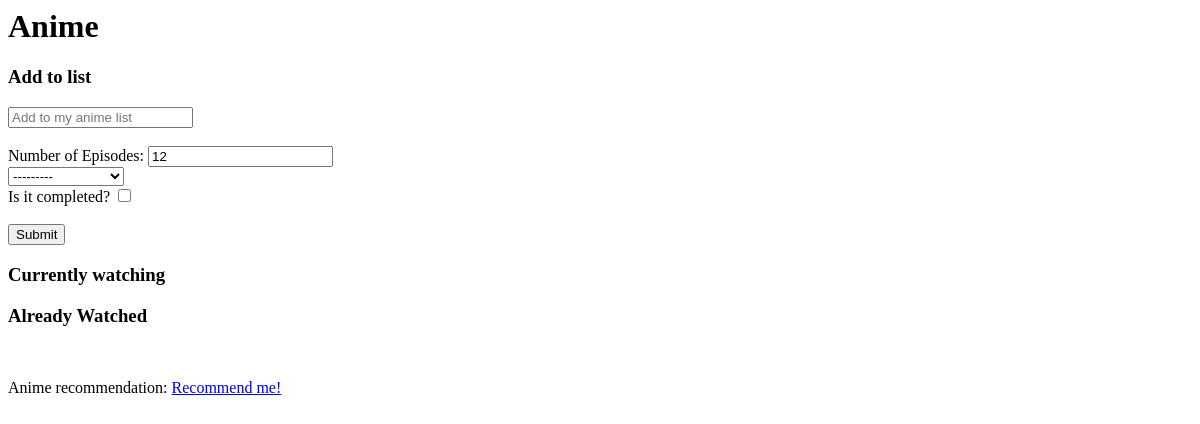
/, run on an earlier commit of the app's database.
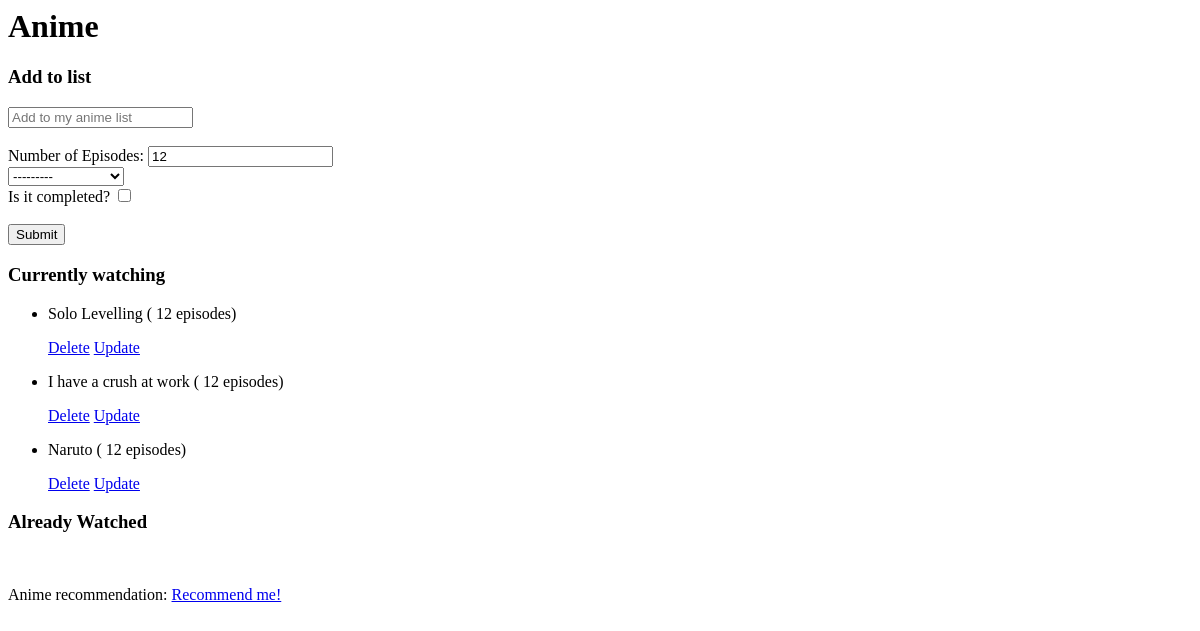
And on a later commit of the database.
### anime_list/models.py (models this page shows)
class Anime(models.Model):
   ANIME_GENRE = (
    ("ACTION", "Action"),
    ("ADVENTURE", "Adventure"),
    ("COMEDY", "Comedy"),
    ("DRAMA", "Drama"),
    ("FANTASY", "Fantasy"),
    ("HORROR", "Horror"),
    ("MAGIC", "Magic"),
    ("MECHA", "Mecha"),
    ("MYSTERY", "Mystery"),
    ("PSYCHOLOGICAL", "Psychological"),
    ("ROMANCE", "Romance"),
    ("SCI_FI", "Sci-Fi"),
    ("SLICE_OF_LIFE", "Slice of Life"),
    ("SPORTS", "Sports"),
    ("SUPERNATURAL", "Supernatural"),
    ("THRILLER", "Thriller"),
    ("HISTORICAL", "Historical"),
    ("MARTIAL_ARTS", "Martial Arts"),
    ("MUSIC", "Music"),
    ("PARODY", "Parody"),
    ("GAME", "Game"),
    ("DEMONS", "Demons"),
    ("SHOUNEN", "Shounen"),
    ("SHOUJO", "Shoujo"),
    ("SEINEN", "Seinen"),
    ("JOSEI", "Josei"),
    ("HAREM", "Harem"),
    ("REVERSE_HAREM", "Reverse Harem"),
    ("MILITARY", "Military"),
    ("VAMPIRE", "Vampire"),
    ("POLICE", "Police"),
    ("SAMURAI", "Samurai"),
    ("KIDS", "Kids"),
    )
   title = models.CharField(max_length=1000)
   genre = MultiSelectField(max_length=200,
                  choices=ANIME_GENRE)
   num_ep = models.IntegerField(default=12)
   completed = models.BooleanField()
   def __str__(self):
      return self.title

### anime_list/views.py (the view)
# urls.py: path('', views.index, name="home"),
def index(request):
    form = AnimeForm()
    anime = Anime.objects.all()
    if request.method == 'POST':
        form = AnimeForm(request.POST)
        if form.is_valid():
            form.save()
    context = {"animes": anime, "AnimeForm": form}
    return render(request, 'home.html', context)

### anime_list/forms.py
class AnimeForm(forms.ModelForm):
    title = forms.CharField(widget=forms.TextInput(attrs={'placeholder': 'Add to my anime list'}))
    class Meta:
        model = Anime
        fields = "__all__"

### anime_list/templates/home.html (shortened to what this page needs)
<h1>Anime</h1>
<h3>Add to list</h3>
<form method='POST' action='/'>
    {{AnimeForm.title}}<br> <br>
    Number of Episodes: {{AnimeForm.num_ep}}<br>
    {{AnimeForm.genre}}<br>
    Is it completed? {{AnimeForm.completed}} <br><br>
    <input class="btn" type="submit" name="add anime">
</form>
<h3>Currently watching</h3>
{% for anime in animes %}
    {% if anime.completed == False %}
        <ul>
            <li><p>  {{anime}} ( {{anime.num_ep}} episodes) <p>
                <a href="{% url 'delete-anime' anime.id %}"> Delete</a>
                <a href="{% url 'update-anime' anime.id %}"> Update</a>
            </li>
        </ul>
    {% endif %}
{% endfor %}
<break>
<h3>Already Watched</h3>
<br>
<p>Anime recommendation: <a href="/recommendation">Recommend me!</a></p>

What changed in the data, as far as the page shows it:
added Anime: title "Solo Levelling", num_ep "12"
added Anime: title "I have a crush at work", num_ep "12"
added Anime: title "Naruto", num_ep "12"
